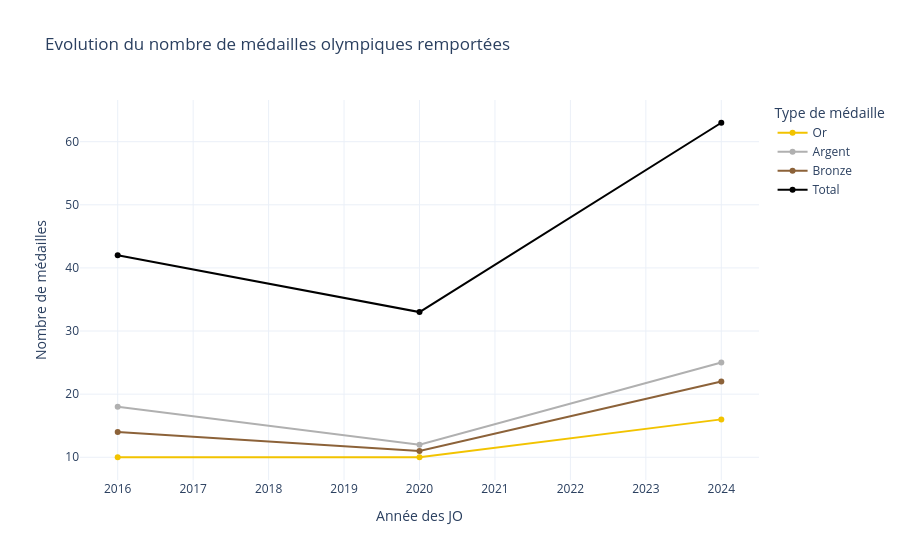

The notebook cell saved with this chart:
### Markdown cell above
La France a remporté 138 médailles olympiques au total, en cumulant celles remportées en 2016, en 2021 et en 2024. La répartition de la couleur des médailles remportées est assez équilibrée (34,1% de bronze, 39,9% d'argent et 26,1% d'or), mais reste dominée par les médailles d'argent.

### Code cell
medailles_par_annee(data_complet)

### Figure 1 — Plotly figure (JSON) as saved in the notebook; plotly's stock layout.template omitted (floating-point values rounded to 4 significant figures)
{"data": [{"hovertemplate": "type_medaille=Or<br>annee=%{x}<br>nb=%{y}<extra></extra>", "legendgroup": "Or", "line": {"color": "#F2C300", "dash": "solid"}, "marker": {"symbol": "circle"}, "mode": "lines+markers", "name": "Or", "orientation": "v", "showlegend": true, "type": "scatter", "x": [2016, 2020, 2024], "xaxis": "x", "y": [10.0, 10.0, 16.0], "yaxis": "y"}, {"hovertemplate": "type_medaille=Argent<br>annee=%{x}<br>nb=%{y}<extra></extra>", "legendgroup": "Argent", "line": {"color": "#B0B0B0", "dash": "solid"}, "marker": {"symbol": "circle"}, "mode": "lines+markers", "name": "Argent", "orientation": "v", "showlegend": true, "type": "scatter", "x": [2016, 2020, 2024], "xaxis": "x", "y": [18.0, 12.0, 25.0], "yaxis": "y"}, {"hovertemplate": "type_medaille=Bronze<br>annee=%{x}<br>nb=%{y}<extra></extra>", "legendgroup": "Bronze", "line": {"color": "#8C6239", "dash": "solid"}, "marker": {"symbol": "circle"}, "mode": "lines+markers", "name": "Bronze", "orientation": "v", "showlegend": true, "type": "scatter", "x": [2016, 2020, 2024], "xaxis": "x", "y": [14.0, 11.0, 22.0], "yaxis": "y"}, {"hovertemplate": "type_medaille=Total<br>annee=%{x}<br>nb=%{y}<extra></extra>", "legendgroup": "Total", "line": {"color": "black", "dash": "solid"}, "marker": {"symbol": "circle"}, "mode": "lines+markers", "name": "Total", "orientation": "v", "showlegend": true, "type": "scatter", "x": [2016, 2020, 2024], "xaxis": "x", "y": [42.0, 33.0, 63.0], "yaxis": "y"}], "layout": {"legend": {"title": {"text": "Type de médaille"}, "tracegroupgap": 0}, "title": {"text": "Evolution du nombre de médailles olympiques remportées"}, "xaxis": {"anchor": "y", "domain": [0, 1], "title": {"text": "Année des JO"}}, "yaxis": {"anchor": "x", "domain": [0, 1], "title": {"text": "Nombre de médailles"}}}}
